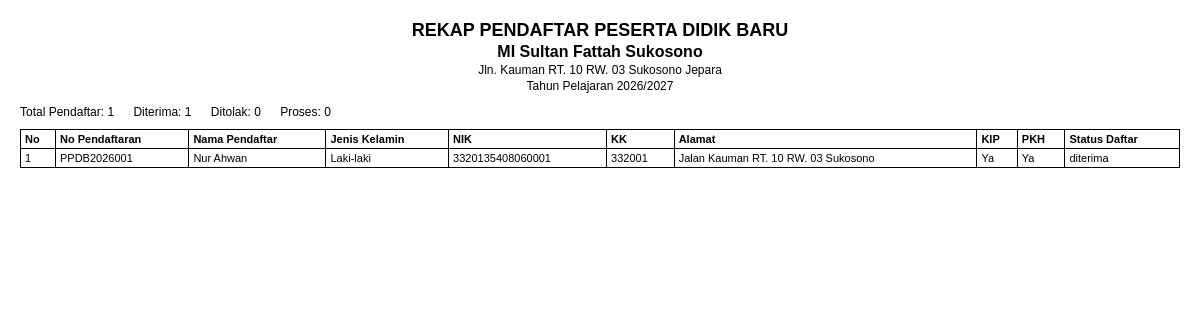
Page /admin/laporan_pendaftar.php (signed in) on the earlier database version.
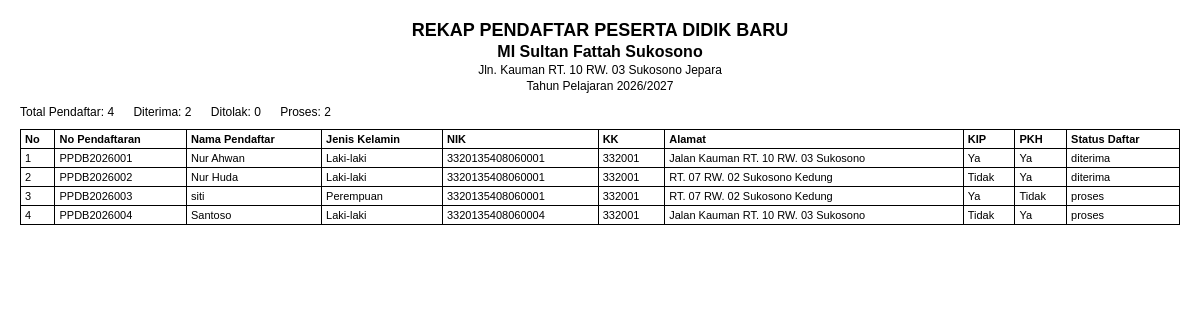
Same page on the later database version.
### tables this page shows
CREATE TABLE `pendaftar` (
  `id` int unsigned NOT NULL AUTO_INCREMENT,
  `no_pendaftaran` varchar(30) NOT NULL,
  `nama_lengkap` varchar(150) NOT NULL,
  `nik` varchar(50) NOT NULL,
  `kk` varchar(50) NOT NULL,
  `jenis_kelamin` varchar(20) NOT NULL,
  `tempat_lahir` varchar(100) NOT NULL,
  `tanggal_lahir` date NOT NULL,
  `alamat` text NOT NULL,
  `status_keluarga` varchar(50) DEFAULT NULL,
  `anak_ke` int DEFAULT NULL,
  `jumlah_saudara` int DEFAULT NULL,
  `asal_tk` varchar(150) DEFAULT NULL,
  `nama_ayah` varchar(150) NOT NULL,
  `nama_ibu` varchar(150) NOT NULL,
  `pekerjaan_ayah` varchar(100) DEFAULT NULL,
  `pekerjaan_ibu` varchar(100) DEFAULT NULL,
  `nama_wali` varchar(150) DEFAULT NULL,
  `pekerjaan_wali` varchar(100) DEFAULT NULL,
  `email` varchar(100) DEFAULT NULL,
  `hp` varchar(30) NOT NULL,
  `kip` varchar(10) NOT NULL,
  `pkh` varchar(10) NOT NULL,
  `status_daftar` enum('proses','diterima','ditolak') NOT NULL DEFAULT 'proses',
  `created_at` datetime NOT NULL,
  PRIMARY KEY (`id`),
  UNIQUE KEY `no_pendaftaran` (`no_pendaftaran`)
);

### config.php (called while the page is built, shortened)
<?php
$db_host = 'localhost';
$db_user = 'root';
$db_pass = '';
$db_name = 'ppdb_2026';
$mysqli = new mysqli($db_host, $db_user, $db_pass, $db_name);
$mysqli->set_charset('utf8mb4');
function esc($value): string
{
    if (is_scalar($value)) {
        return htmlspecialchars((string)$value, ENT_QUOTES, 'UTF-8');
    }
    return '';
}
function count_pendaftar(?string $status = null): int
{
    global $mysqli;
    if ($status === null) {
        $sql = 'SELECT COUNT(*) FROM pendaftar';
        $stmt = $mysqli->prepare($sql);
    } else {
        $sql = 'SELECT COUNT(*) FROM pendaftar WHERE status_daftar = ?';
        $stmt = $mysqli->prepare($sql);
        if ($stmt) {
            $stmt->bind_param('s', $status);
        }
    }
    $stmt->execute();
    $stmt->bind_result($count);
    return (int)$count;
}

### admin/laporan_pendaftar.php (the view, shortened to what this page needs)
<?php
require __DIR__ . '/../config.php';
$status = isset($_GET['status']) ? $_GET['status'] : '';
$allowedStatus = ['proses', 'diterima', 'ditolak'];
if (!in_array($status, $allowedStatus, true)) {
    $status = '';
}
$whereSql = '';
$sql = 'SELECT * FROM pendaftar ' . $whereSql . ' ORDER BY created_at ASC';
if ($whereSql === '') {
    $stmt = $mysqli->prepare($sql);
} else {
    $stmt = $mysqli->prepare($sql);
    if ($stmt) {
        $stmt->bind_param('s', $status);
    }
}
$pendaftar = [];
if ($stmt) {
    $stmt->execute();
    $result = $stmt->get_result();
    while ($row = $result->fetch_assoc()) {
        $pendaftar[] = $row;
    }
}
$madrasah = [
    'nama' => 'MI SULTAN FATTAH SUKOSONO',
    'alamat' => '',
];
if ($res = $mysqli->query('SELECT nama, alamat FROM madrasah LIMIT 1')) {
    if ($row = $res->fetch_assoc()) {
        $madrasah = $row;
    }
}
$total = count_pendaftar();
$totalDiterima = count_pendaftar('diterima');
$totalDitolak = count_pendaftar('ditolak');
$totalProses = count_pendaftar('proses');
?>
<!DOCTYPE html>
<html lang="id">
<head>
</head>
<body onload="window.print()">
    <div class="header">
        <h1>REKAP PENDAFTAR PESERTA DIDIK BARU</h1>
        <h2><?= esc($madrasah['nama']); ?></h2>
        <p><?= esc($madrasah['alamat']); ?></p>
        <p>Tahun Pelajaran <?= date('Y'); ?>/<?= date('Y') + 1; ?></p>
    </div>
    <div class="info">
        <span>Total Pendaftar: <?= $total; ?></span>
        <span>Diterima: <?= $totalDiterima; ?></span>
        <span>Ditolak: <?= $totalDitolak; ?></span>
        <span>Proses: <?= $totalProses; ?></span>
    </div>
    <table>
        <thead>
            <tr>
                <th>No</th>
                <th>No Pendaftaran</th>
                <th>Nama Pendaftar</th>
                <th>Jenis Kelamin</th>
                <th>NIK</th>
                <th>KK</th>
                <th>Alamat</th>
                <th>KIP</th>
                <th>PKH</th>
                <th>Status Daftar</th>
            </tr>
        </thead>
        <tbody>
            <?php $no = 1; foreach ($pendaftar as $row): ?>
            <tr>
                <td><?= $no++; ?></td>
                <td><?= esc($row['no_pendaftaran']); ?></td>
                <td><?= esc($row['nama_lengkap']); ?></td>
                <td><?= esc($row['jenis_kelamin']); ?></td>
                <td><?= esc($row['nik']); ?></td>
                <td><?= esc($row['kk']); ?></td>
                <td><?= esc($row['alamat']); ?></td>
                <td><?= esc($row['kip']); ?></td>
                <td><?= esc($row['pkh']); ?></td>
                <td><?= esc($row['status_daftar']); ?></td>
            </tr>
            <?php endforeach; ?>
        </tbody>
    </table>
</body>
</html>

Differences in the rows shown:
added pendaftar: no_pendaftaran "PPDB2026002", nama_lengkap "Nur Huda", jenis_kelamin "Laki-laki", nik "3320135408060001", kk "332001", alamat "RT. 07 RW. 02 Sukosono Kedung", kip "Tidak", pkh "Ya", status_daftar "diterima"
added pendaftar: no_pendaftaran "PPDB2026003", nama_lengkap "siti", jenis_kelamin "Perempuan", nik "3320135408060001", kk "332001", alamat "RT. 07 RW. 02 Sukosono Kedung", kip "Ya", pkh "Tidak", status_daftar "proses"
added pendaftar: no_pendaftaran "PPDB2026004", nama_lengkap "Santoso", jenis_kelamin "Laki-laki", nik "3320135408060004", kk "332001", alamat "Jalan Kauman RT. 10 RW. 03 Sukosono", kip "Tidak", pkh "Ya", status_daftar "proses"
Other differences:
$total: "1" → "4"
$totalDiterima: "1" → "2"
$totalProses: "0" → "2"
